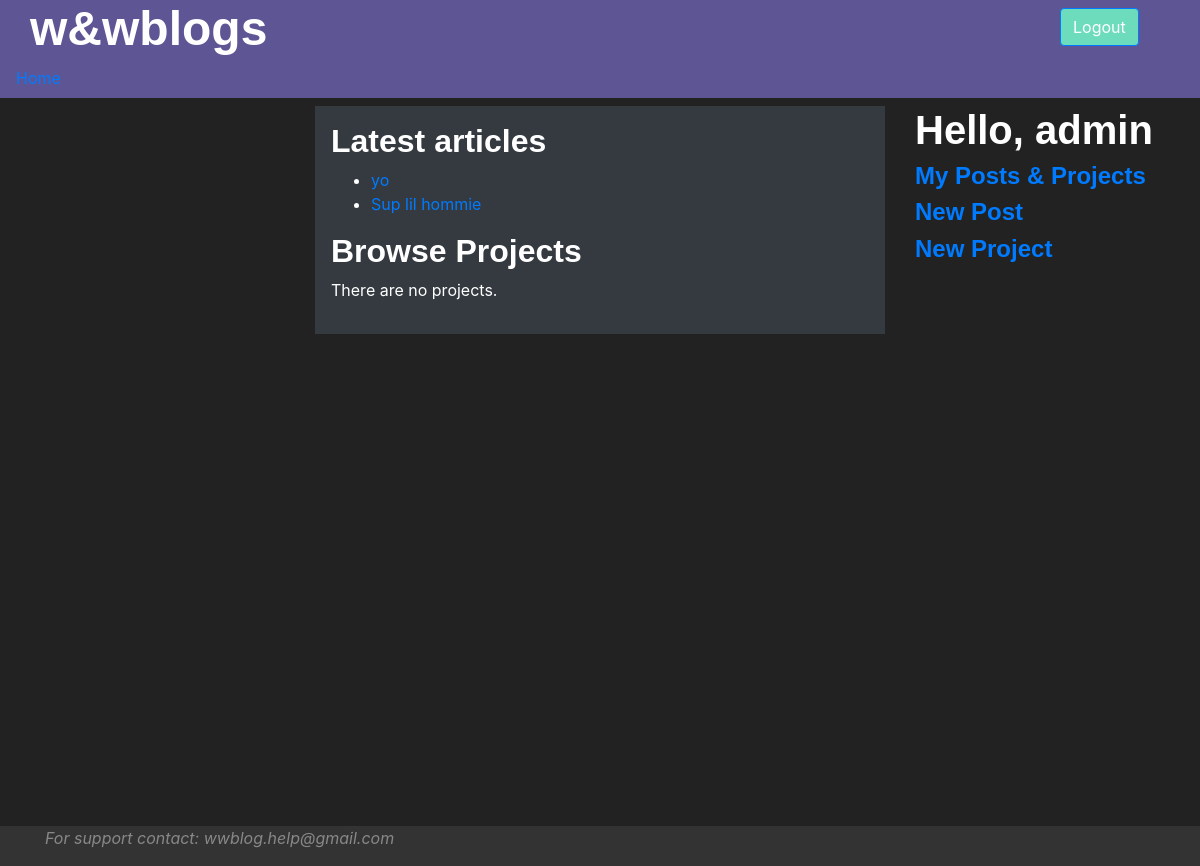
Page / (signed in) on the committed database.
### wwapp/models.py (models this page shows, shortened)
class Article(models.Model):
    article_id = models.AutoField(primary_key=True)
    article_title = models.CharField(max_length=45)
    pub_date = models.DateTimeField(blank=True, null=True)
    author = models.ForeignKey(User, on_delete=models.PROTECT)
    published = models.BooleanField(default=False)
    creation_date = models.DateTimeField(auto_now_add=True)
    article_parent = models.ForeignKey("Article", on_delete=models.SET_NULL, null=True, blank=True)
    """
    # populate with -  default=timezone.now - from django.utils.timezone.now()
    # edit_date = models.DateField(auto_now=True)
    # can be used instead auto_now_add = True,
    """
    class Meta:
        indexes = [
            models.Index(fields=['article_title']),
            models.Index(fields=['author']),
        ]

### account/models.py (models this page shows, shortened)
class User(AbstractBaseUser, PermissionsMixin):
    email = models.EmailField(verbose_name="email", max_length=60, unique=True)
    username = models.CharField(max_length=30, unique=True)
    date_joined = models.DateTimeField(verbose_name='date joined', auto_now_add=True)
    is_active = models.BooleanField(default=False)
    is_staff = models.BooleanField(default=False)  # if false the user cannot log in to admin
    USERNAME_FIELD = 'username'
    REQUIRED_FIELDS = [
        'email',
    ]
    class Meta:
        indexes = [
            models.Index(fields=['username', 'email']),
        ]
    objects = UserManager()

### wwapp/views.py (the view)
# urls.py: path('', views.index, name='index'),
def index(request):
    latest_articles = ArticleHandler.get_latest_published_articles(count=5)
    values = {
        "latest_articles_list": latest_articles
    }
    return render(request, "wwapp/index.html", values)

### wwapp/handlers.py (called while the page is built)
    @staticmethod
    def get_latest_published_articles(count: int) -> [Article]:
        latest_articles = Article.objects.filter(published=True).order_by('-pub_date')[:int(count)]
        return latest_articles

### wwapp/templates/wwapp/index.html (shortened to what this page needs)
{% extends 'wwapp/base.html' %}
{% load static %}
{% block right_nav %}
    {% if request.user.is_authenticated %}
        <h2>Hello, {{ request.user.username }}</h2>
        <h4><a href="{% url 'wwapp:manage_own_content' %}">My Posts & Projects</a></h4>
        <h4><a href="{% url 'wwapp:new_article' %}">New Post</a></h4>
        <h4><a href="{% url 'wwapp:new_project' %}">New Project</a></h4>
    {% endif %}
{% endblock %}
{% block content %}
    <h3>Latest articles</h3>
    {% if latest_articles_list %}
        <ul title="Latest articles">
            {% for article in latest_articles_list %}
                <li>
                    <a href="{% url 'wwapp:open_article' article.article_id %}">{{ article.article_title }}</a>
                </li>
            {% endfor %}
        </ul>
    {% else %}
        <p>There are no published articles.</p>
    {% endif %}
    <h3>Browse Projects</h3>
    {% if categories %}
        {% for cat in categories %}
            <li>
                <a href="{% url 'wwapp:open_category' cat.category_id %}">{{ cat.category_name }}</a>
            </li>
        {% endfor %}
    {% else %}
        <p>There are no projects.</p>
    {% endif %}
{% endblock %}

### static/wwapp/css/style.css (style rules this page uses)
body { background: #222222; color: white; font-style: normal; }
html { font-size: 100%; }
h1, h2, h3, h4 { font-family: "Colonna MT", sans-serif; }
h2 { font-size: 2.5rem; }
h3 { font-size: 2rem; }
h4 { font-size: 1.5rem; }
p { font-size: 1em; }
h1, h2 { font-weight: 600; }
h3, h4 { font-weight: 600; }

### rows in the picture
Article: article_title "yo"
Article: article_title "Sup lil hommie"
User: user.username "admin"
